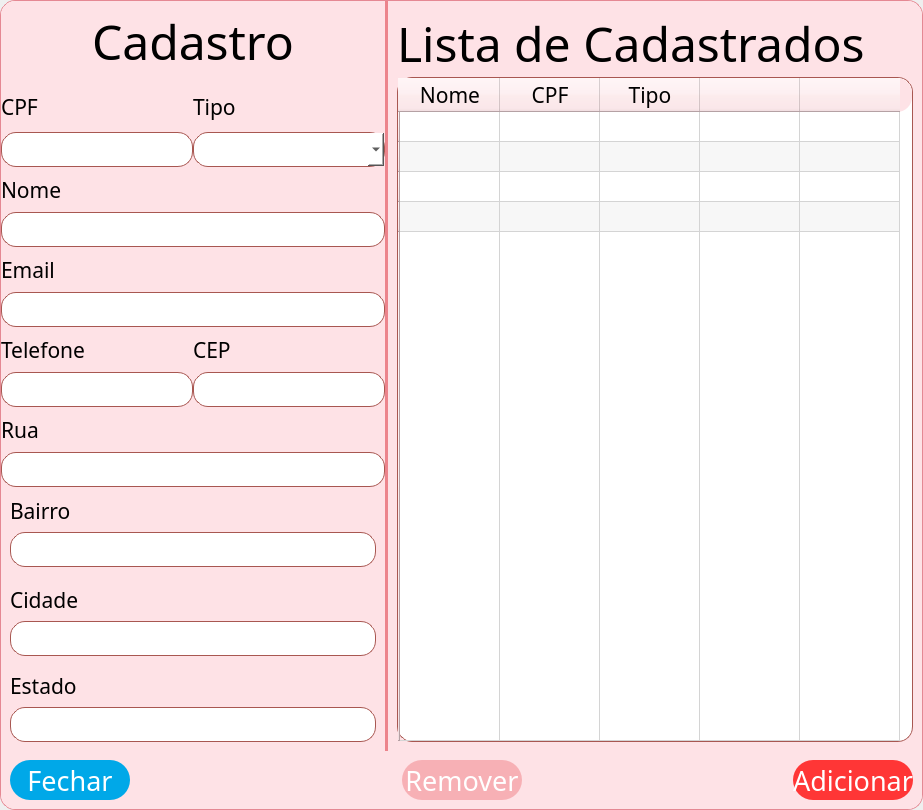
<?xml version="1.0" encoding="UTF-8"?>
<ui version="4.0">
 <class>Dialog</class>
 <widget class="QDialog" name="Dialog">
  <property name="geometry">
   <rect>
    <x>0</x>
    <y>0</y>
    <width>923</width>
    <height>810</height>
   </rect>
  </property>
  <property name="sizePolicy">
   <sizepolicy hsizetype="Preferred" vsizetype="Preferred">
    <horstretch>0</horstretch>
    <verstretch>0</verstretch>
   </sizepolicy>
  </property>
  <property name="minimumSize">
   <size>
    <width>923</width>
    <height>0</height>
   </size>
  </property>
  <property name="windowTitle">
   <string>Dialog</string>
  </property>
  <layout class="QVBoxLayout" name="verticalLayout_3">
   <property name="spacing">
    <number>0</number>
   </property>
   <property name="leftMargin">
    <number>0</number>
   </property>
   <property name="topMargin">
    <number>0</number>
   </property>
   <property name="rightMargin">
    <number>0</number>
   </property>
   <property name="bottomMargin">
    <number>0</number>
   </property>
   <item>
    <widget class="QFrame" name="frame">
     <property name="styleSheet">
      <string notr="true">background-color: #FEE2E6;border-radius: 15px;border: 1px solid #E58893</string>
     </property>
     <property name="frameShape">
      <enum>QFrame::StyledPanel</enum>
     </property>
     <property name="frameShadow">
      <enum>QFrame::Raised</enum>
     </property>
     <layout class="QVBoxLayout" name="verticalLayout_2">
      <property name="spacing">
       <number>0</number>
      </property>
      <property name="leftMargin">
       <number>0</number>
      </property>
      <property name="topMargin">
       <number>0</number>
      </property>
      <property name="rightMargin">
       <number>0</number>
      </property>
      <property name="bottomMargin">
       <number>0</number>
      </property>
      <item>
       <widget class="QFrame" name="frame_2">
        <property name="styleSheet">
         <string notr="true">QFrame{background-color: #FEE2E6;border-top-left-radius: 15px; border-bottom-left-radius: 15px; border-top-right-radius: 15px; border-bottom-right-radius: 15px; border: none}
QLineEdit{background-color: #fff; border-radius: 15px; padding-left: 0.5em; padding-right: 0.5em; border: 1px solid #A85751; height: 30px}
QLineEdit:focus{outline:0; border: 2px solid #A85751}
QComboBox{background-color: #fff; border-radius: 15px; padding-left: 0.5em; padding-right: 0.5em; border: 1px solid #A85751;scrollbar-width: thin;
  scrollbar-color: #F9EDEC;}
QComboBox:focus{outline:0; border: 2px solid #A85751}
</string>
        </property>
        <property name="frameShape">
         <enum>QFrame::StyledPanel</enum>
        </property>
        <property name="frameShadow">
         <enum>QFrame::Raised</enum>
        </property>
        <layout class="QGridLayout" name="gridLayout_2">
         <property name="leftMargin">
          <number>0</number>
         </property>
         <property name="topMargin">
          <number>0</number>
         </property>
         <property name="rightMargin">
          <number>0</number>
         </property>
         <property name="bottomMargin">
          <number>0</number>
         </property>
         <property name="spacing">
          <number>0</number>
         </property>
         <item row="0" column="2">
          <widget class="QFrame" name="frame_17">
           <property name="frameShape">
            <enum>QFrame::StyledPanel</enum>
           </property>
           <property name="frameShadow">
            <enum>QFrame::Raised</enum>
           </property>
           <layout class="QHBoxLayout" name="horizontalLayout_6">
            <property name="leftMargin">
             <number>9</number>
            </property>
            <item>
             <widget class="QFrame" name="frame_18">
              <property name="styleSheet">
               <string notr="true">border:0px;</string>
              </property>
              <property name="frameShape">
               <enum>QFrame::StyledPanel</enum>
              </property>
              <property name="frameShadow">
               <enum>QFrame::Raised</enum>
              </property>
              <layout class="QVBoxLayout" name="verticalLayout">
               <property name="spacing">
                <number>0</number>
               </property>
               <property name="leftMargin">
                <number>0</number>
               </property>
               <property name="topMargin">
                <number>0</number>
               </property>
               <property name="rightMargin">
                <number>0</number>
               </property>
               <property name="bottomMargin">
                <number>0</number>
               </property>
               <item>
                <widget class="QLabel" name="label_Lista_de_Cadastrados_Oficinas_as">
                 <property name="font">
                  <font>
                   <family>Abel</family>
                   <pointsize>36</pointsize>
                  </font>
                 </property>
                 <property name="text">
                  <string>Lista de Cadastrados</string>
                 </property>
                </widget>
               </item>
               <item>
                <widget class="QTableWidget" name="tabela_lista_de_cadastro_Oficinas_as">
                 <property name="font">
                  <font>
                   <family>Abel</family>
                   <pointsize>16</pointsize>
                  </font>
                 </property>
                 <property name="styleSheet">
                  <string notr="true">QTableWidget{background-color: #fff; border-radius: 15px; padding-left: 0.5em; padding-right: 0.5em; border: 1px solid #A85751;scrollbar-width: thin;
  scrollbar-color: #F9EDEC;}
QTableWidgetfocus{outline:0; border: 2px solid #A85751}
</string>
                 </property>
                 <property name="frameShadow">
                  <enum>QFrame::Sunken</enum>
                 </property>
                 <property name="lineWidth">
                  <number>1</number>
                 </property>
                 <property name="verticalScrollBarPolicy">
                  <enum>Qt::ScrollBarAsNeeded</enum>
                 </property>
                 <property name="horizontalScrollBarPolicy">
                  <enum>Qt::ScrollBarAlwaysOff</enum>
                 </property>
                 <property name="sizeAdjustPolicy">
                  <enum>QAbstractScrollArea::AdjustToContentsOnFirstShow</enum>
                 </property>
                 <property name="alternatingRowColors">
                  <bool>true</bool>
                 </property>
                 <property name="showGrid">
                  <bool>true</bool>
                 </property>
                 <property name="gridStyle">
                  <enum>Qt::SolidLine</enum>
                 </property>
                 <property name="sortingEnabled">
                  <bool>false</bool>
                 </property>
                 <property name="wordWrap">
                  <bool>false</bool>
                 </property>
                 <property name="cornerButtonEnabled">
                  <bool>false</bool>
                 </property>
                 <attribute name="verticalHeaderHighlightSections">
                  <bool>true</bool>
                 </attribute>
                 <attribute name="verticalHeaderShowSortIndicator" stdset="0">
                  <bool>true</bool>
                 </attribute>
                 <attribute name="verticalHeaderStretchLastSection">
                  <bool>true</bool>
                 </attribute>
                 <row>
                  <property name="text">
                   <string/>
                  </property>
                 </row>
                 <row>
                  <property name="text">
                   <string/>
                  </property>
                 </row>
                 <row>
                  <property name="text">
                   <string/>
                  </property>
                 </row>
                 <row>
                  <property name="text">
                   <string/>
                  </property>
                 </row>
                 <row>
                  <property name="text">
                   <string/>
                  </property>
                 </row>
                 <column>
                  <property name="text">
                   <string>Nome</string>
                  </property>
                  <property name="font">
                   <font>
                    <family>Abel</family>
                    <pointsize>16</pointsize>
                   </font>
                  </property>
                  <property name="background">
                   <color>
                    <red>255</red>
                    <green>198</green>
                    <blue>201</blue>
                   </color>
                  </property>
                 </column>
                 <column>
                  <property name="text">
                   <string>CPF</string>
                  </property>
                  <property name="font">
                   <font>
                    <family>Abel</family>
                    <pointsize>16</pointsize>
                   </font>
                  </property>
                  <property name="background">
                   <color>
                    <red>255</red>
                    <green>198</green>
                    <blue>201</blue>
                   </color>
                  </property>
                 </column>
                 <column>
                  <property name="text">
                   <string>Tipo</string>
                  </property>
                  <property name="font">
                   <font>
                    <family>Abel</family>
                    <pointsize>16</pointsize>
                   </font>
                  </property>
                  <property name="background">
                   <color>
                    <red>255</red>
                    <green>198</green>
                    <blue>201</blue>
                   </color>
                  </property>
                 </column>
                 <column>
                  <property name="text">
                   <string/>
                  </property>
                 </column>
                 <column>
                  <property name="text">
                   <string/>
                  </property>
                  <property name="font">
                   <font>
                    <family>Abel</family>
                    <pointsize>12</pointsize>
                   </font>
                  </property>
                 </column>
                 <item row="0" column="0">
                  <property name="text">
                   <string/>
                  </property>
                 </item>
                </widget>
               </item>
              </layout>
             </widget>
            </item>
           </layout>
          </widget>
         </item>
         <item row="0" column="1">
          <widget class="QFrame" name="frame_16">
           <property name="frameShape">
            <enum>QFrame::StyledPanel</enum>
           </property>
           <property name="frameShadow">
            <enum>QFrame::Raised</enum>
           </property>
           <layout class="QHBoxLayout" name="horizontalLayout_4">
            <property name="spacing">
             <number>0</number>
            </property>
            <property name="leftMargin">
             <number>0</number>
            </property>
            <property name="topMargin">
             <number>0</number>
            </property>
            <property name="rightMargin">
             <number>0</number>
            </property>
            <property name="bottomMargin">
             <number>0</number>
            </property>
            <item>
             <widget class="Line" name="line_linha_Oficinas_as">
              <property name="styleSheet">
               <string notr="true">background-color: rgb(236, 132, 140);
border:0px;</string>
              </property>
              <property name="orientation">
               <enum>Qt::Vertical</enum>
              </property>
             </widget>
            </item>
           </layout>
          </widget>
         </item>
         <item row="1" column="0" colspan="3">
          <widget class="QFrame" name="frame_15">
           <property name="frameShape">
            <enum>QFrame::StyledPanel</enum>
           </property>
           <property name="frameShadow">
            <enum>QFrame::Raised</enum>
           </property>
           <layout class="QHBoxLayout" name="horizontalLayout_3">
            <property name="spacing">
             <number>6</number>
            </property>
            <property name="leftMargin">
             <number>9</number>
            </property>
            <property name="topMargin">
             <number>9</number>
            </property>
            <property name="rightMargin">
             <number>9</number>
            </property>
            <property name="bottomMargin">
             <number>9</number>
            </property>
            <item>
             <widget class="QPushButton" name="btn_fechar_popup_oficinas_as">
              <property name="minimumSize">
               <size>
                <width>120</width>
                <height>40</height>
               </size>
              </property>
              <property name="maximumSize">
               <size>
                <width>120</width>
                <height>40</height>
               </size>
              </property>
              <property name="font">
               <font>
                <family>Abel</family>
                <pointsize>20</pointsize>
               </font>
              </property>
              <property name="cursor">
               <cursorShape>PointingHandCursor</cursorShape>
              </property>
              <property name="styleSheet">
               <string notr="true">QPushButton{color: #fff; background-color: #00A8E8; border-radius: 20px; border: none}
QPushButton:hover{background-color: #23B2EE}
QPushButton:focus{outline:0}</string>
              </property>
              <property name="text">
               <string>Fechar</string>
              </property>
             </widget>
            </item>
            <item>
             <spacer name="horizontalSpacer_2">
              <property name="orientation">
               <enum>Qt::Horizontal</enum>
              </property>
              <property name="sizeHint" stdset="0">
               <size>
                <width>40</width>
                <height>20</height>
               </size>
              </property>
             </spacer>
            </item>
            <item>
             <widget class="QPushButton" name="btn_remover_popup_oficinas_as">
              <property name="minimumSize">
               <size>
                <width>120</width>
                <height>40</height>
               </size>
              </property>
              <property name="maximumSize">
               <size>
                <width>120</width>
                <height>40</height>
               </size>
              </property>
              <property name="font">
               <font>
                <family>Abel</family>
                <pointsize>20</pointsize>
               </font>
              </property>
              <property name="cursor">
               <cursorShape>PointingHandCursor</cursorShape>
              </property>
              <property name="styleSheet">
               <string notr="true">QPushButton{color: #fff; background-color: #F7B0B5; border-radius: 20px; border: none}
QPushButton:hover{background-color: #EC848C}
QPushButton:focus{outline:0}</string>
              </property>
              <property name="text">
               <string>Remover</string>
              </property>
             </widget>
            </item>
            <item>
             <spacer name="horizontalSpacer">
              <property name="orientation">
               <enum>Qt::Horizontal</enum>
              </property>
              <property name="sizeHint" stdset="0">
               <size>
                <width>40</width>
                <height>20</height>
               </size>
              </property>
             </spacer>
            </item>
            <item>
             <widget class="QPushButton" name="btn_adicionar_popup_oficinas_as">
              <property name="minimumSize">
               <size>
                <width>120</width>
                <height>40</height>
               </size>
              </property>
              <property name="maximumSize">
               <size>
                <width>120</width>
                <height>40</height>
               </size>
              </property>
              <property name="font">
               <font>
                <family>Abel</family>
                <pointsize>20</pointsize>
               </font>
              </property>
              <property name="cursor">
               <cursorShape>PointingHandCursor</cursorShape>
              </property>
              <property name="styleSheet">
               <string notr="true">QPushButton{color: #fff; background-color: #FF3636; border-radius: 20px; border: none}
QPushButton:hover{background-color: #EC848C}
QPushButton:focus{outline:0}</string>
              </property>
              <property name="text">
               <string>Adicionar</string>
              </property>
             </widget>
            </item>
           </layout>
          </widget>
         </item>
         <item row="0" column="0">
          <widget class="QFrame" name="frame_13">
           <property name="styleSheet">
            <string notr="true"/>
           </property>
           <property name="frameShape">
            <enum>QFrame::StyledPanel</enum>
           </property>
           <property name="frameShadow">
            <enum>QFrame::Raised</enum>
           </property>
           <layout class="QGridLayout" name="gridLayout">
            <property name="leftMargin">
             <number>0</number>
            </property>
            <property name="topMargin">
             <number>0</number>
            </property>
            <property name="rightMargin">
             <number>0</number>
            </property>
            <property name="bottomMargin">
             <number>0</number>
            </property>
            <property name="spacing">
             <number>0</number>
            </property>
            <item row="0" column="0" colspan="2">
             <widget class="QFrame" name="frame_14">
              <property name="frameShape">
               <enum>QFrame::StyledPanel</enum>
              </property>
              <property name="frameShadow">
               <enum>QFrame::Raised</enum>
              </property>
              <layout class="QHBoxLayout" name="horizontalLayout_5">
               <property name="spacing">
                <number>0</number>
               </property>
               <property name="leftMargin">
                <number>0</number>
               </property>
               <property name="topMargin">
                <number>0</number>
               </property>
               <property name="rightMargin">
                <number>0</number>
               </property>
               <property name="bottomMargin">
                <number>0</number>
               </property>
               <item>
                <spacer name="horizontalSpacer_3">
                 <property name="orientation">
                  <enum>Qt::Horizontal</enum>
                 </property>
                 <property name="sizeHint" stdset="0">
                  <size>
                   <width>40</width>
                   <height>20</height>
                  </size>
                 </property>
                </spacer>
               </item>
               <item>
                <widget class="QLabel" name="label_cadastro_popup_oficinas_as">
                 <property name="font">
                  <font>
                   <family>Abel</family>
                   <pointsize>36</pointsize>
                  </font>
                 </property>
                 <property name="text">
                  <string>Cadastro</string>
                 </property>
                </widget>
               </item>
               <item>
                <spacer name="horizontalSpacer_4">
                 <property name="orientation">
                  <enum>Qt::Horizontal</enum>
                 </property>
                 <property name="sizeHint" stdset="0">
                  <size>
                   <width>40</width>
                   <height>20</height>
                  </size>
                 </property>
                </spacer>
               </item>
              </layout>
             </widget>
            </item>
            <item row="7" column="0" colspan="2">
             <widget class="QFrame" name="frame_9">
              <property name="frameShape">
               <enum>QFrame::StyledPanel</enum>
              </property>
              <property name="frameShadow">
               <enum>QFrame::Raised</enum>
              </property>
              <layout class="QVBoxLayout" name="verticalLayout_10">
               <property name="spacing">
                <number>0</number>
               </property>
               <property name="leftMargin">
                <number>0</number>
               </property>
               <property name="topMargin">
                <number>0</number>
               </property>
               <property name="rightMargin">
                <number>0</number>
               </property>
               <property name="bottomMargin">
                <number>0</number>
               </property>
               <item>
                <widget class="QLabel" name="label_rua_popup_oficinas_as">
                 <property name="font">
                  <font>
                   <family>Abel</family>
                   <pointsize>16</pointsize>
                  </font>
                 </property>
                 <property name="text">
                  <string>Rua</string>
                 </property>
                </widget>
               </item>
               <item>
                <widget class="QLineEdit" name="input_rua_popup_oficinas_as">
                 <property name="minimumSize">
                  <size>
                   <width>0</width>
                   <height>35</height>
                  </size>
                 </property>
                 <property name="maximumSize">
                  <size>
                   <width>16777215</width>
                   <height>35</height>
                  </size>
                 </property>
                 <property name="font">
                  <font>
                   <family>Abel</family>
                   <pointsize>16</pointsize>
                  </font>
                 </property>
                 <property name="styleSheet">
                  <string notr="true"/>
                 </property>
                </widget>
               </item>
              </layout>
             </widget>
            </item>
            <item row="9" column="0" colspan="2">
             <widget class="QFrame" name="frame_11">
              <property name="frameShape">
               <enum>QFrame::StyledPanel</enum>
              </property>
              <property name="frameShadow">
               <enum>QFrame::Raised</enum>
              </property>
              <layout class="QVBoxLayout" name="verticalLayout_14">
               <property name="spacing">
                <number>6</number>
               </property>
               <property name="leftMargin">
                <number>9</number>
               </property>
               <property name="topMargin">
                <number>9</number>
               </property>
               <property name="rightMargin">
                <number>9</number>
               </property>
               <property name="bottomMargin">
                <number>6</number>
               </property>
               <item>
                <widget class="QLabel" name="label_cidade_popup_oficinas_as_2">
                 <property name="font">
                  <font>
                   <family>Abel</family>
                   <pointsize>16</pointsize>
                  </font>
                 </property>
                 <property name="text">
                  <string>Cidade</string>
                 </property>
                </widget>
               </item>
               <item>
                <widget class="QLineEdit" name="input_cidade_popup_oficinas_as">
                 <property name="minimumSize">
                  <size>
                   <width>0</width>
                   <height>35</height>
                  </size>
                 </property>
                 <property name="maximumSize">
                  <size>
                   <width>16777215</width>
                   <height>35</height>
                  </size>
                 </property>
                 <property name="font">
                  <font>
                   <family>Abel</family>
                   <pointsize>16</pointsize>
                  </font>
                 </property>
                 <property name="styleSheet">
                  <string notr="true"/>
                 </property>
                </widget>
               </item>
              </layout>
             </widget>
            </item>
            <item row="3" column="0" colspan="2">
             <widget class="QFrame" name="frame_5">
              <property name="frameShape">
               <enum>QFrame::StyledPanel</enum>
              </property>
              <property name="frameShadow">
               <enum>QFrame::Raised</enum>
              </property>
              <layout class="QVBoxLayout" name="verticalLayout_5">
               <property name="spacing">
                <number>0</number>
               </property>
               <property name="leftMargin">
                <number>0</number>
               </property>
               <property name="topMargin">
                <number>0</number>
               </property>
               <property name="rightMargin">
                <number>0</number>
               </property>
               <property name="bottomMargin">
                <number>0</number>
               </property>
               <item>
                <widget class="QLabel" name="label_nome_popup_oficinas_as">
                 <property name="font">
                  <font>
                   <family>Abel</family>
                   <pointsize>16</pointsize>
                  </font>
                 </property>
                 <property name="text">
                  <string>Nome</string>
                 </property>
                </widget>
               </item>
               <item>
                <widget class="QLineEdit" name="input_nome_popup_oficinas_as">
                 <property name="minimumSize">
                  <size>
                   <width>0</width>
                   <height>35</height>
                  </size>
                 </property>
                 <property name="maximumSize">
                  <size>
                   <width>16777215</width>
                   <height>35</height>
                  </size>
                 </property>
                 <property name="font">
                  <font>
                   <family>Abel</family>
                   <pointsize>16</pointsize>
                  </font>
                 </property>
                 <property name="styleSheet">
                  <string notr="true"/>
                 </property>
                </widget>
               </item>
              </layout>
             </widget>
            </item>
            <item row="4" column="0" colspan="2">
             <widget class="QFrame" name="frame_6">
              <property name="frameShape">
               <enum>QFrame::StyledPanel</enum>
              </property>
              <property name="frameShadow">
               <enum>QFrame::Raised</enum>
              </property>
              <layout class="QVBoxLayout" name="verticalLayout_7">
               <property name="spacing">
                <number>0</number>
               </property>
               <property name="leftMargin">
                <number>0</number>
               </property>
               <property name="topMargin">
                <number>0</number>
               </property>
               <property name="rightMargin">
                <number>0</number>
               </property>
               <property name="bottomMargin">
                <number>0</number>
               </property>
               <item>
                <widget class="QLabel" name="label_Email_popup_oficinas_as">
                 <property name="font">
                  <font>
                   <family>Abel</family>
                   <pointsize>16</pointsize>
                  </font>
                 </property>
                 <property name="text">
                  <string>Email</string>
                 </property>
                </widget>
               </item>
               <item>
                <widget class="QLineEdit" name="input_Email_popup_oficinas_as">
                 <property name="minimumSize">
                  <size>
                   <width>0</width>
                   <height>35</height>
                  </size>
                 </property>
                 <property name="maximumSize">
                  <size>
                   <width>16777215</width>
                   <height>35</height>
                  </size>
                 </property>
                 <property name="font">
                  <font>
                   <family>Abel</family>
                   <pointsize>16</pointsize>
                  </font>
                 </property>
                 <property name="styleSheet">
                  <string notr="true"/>
                 </property>
                </widget>
               </item>
              </layout>
             </widget>
            </item>
            <item row="5" column="0">
             <widget class="QFrame" name="frame_7">
              <property name="frameShape">
               <enum>QFrame::StyledPanel</enum>
              </property>
              <property name="frameShadow">
               <enum>QFrame::Raised</enum>
              </property>
              <layout class="QVBoxLayout" name="verticalLayout_8">
               <property name="spacing">
                <number>0</number>
               </property>
               <property name="leftMargin">
                <number>0</number>
               </property>
               <property name="topMargin">
                <number>0</number>
               </property>
               <property name="rightMargin">
                <number>0</number>
               </property>
               <property name="bottomMargin">
                <number>0</number>
               </property>
               <item>
                <widget class="QLabel" name="label_Telefone_popup_oficinas_as">
                 <property name="font">
                  <font>
                   <family>Abel</family>
                   <pointsize>16</pointsize>
                  </font>
                 </property>
                 <property name="text">
                  <string>Telefone</string>
                 </property>
                </widget>
               </item>
               <item>
                <widget class="QLineEdit" name="input_Telefone_popup_oficinas_as">
                 <property name="minimumSize">
                  <size>
                   <width>0</width>
                   <height>35</height>
                  </size>
                 </property>
                 <property name="maximumSize">
                  <size>
                   <width>16777215</width>
                   <height>35</height>
                  </size>
                 </property>
                 <property name="font">
                  <font>
                   <family>Abel</family>
                   <pointsize>16</pointsize>
                  </font>
                 </property>
                 <property name="styleSheet">
                  <string notr="true"/>
                 </property>
                </widget>
               </item>
              </layout>
             </widget>
            </item>
            <item row="8" column="0" colspan="2">
             <widget class="QFrame" name="frame_10">
              <property name="frameShape">
               <enum>QFrame::StyledPanel</enum>
              </property>
              <property name="frameShadow">
               <enum>QFrame::Raised</enum>
              </property>
              <layout class="QVBoxLayout" name="verticalLayout_13">
               <property name="spacing">
                <number>6</number>
               </property>
               <property name="leftMargin">
                <number>9</number>
               </property>
               <property name="topMargin">
                <number>9</number>
               </property>
               <property name="rightMargin">
                <number>9</number>
               </property>
               <property name="bottomMargin">
                <number>9</number>
               </property>
               <item>
                <widget class="QLabel" name="label_bairro_popup_oficinas_as">
                 <property name="font">
                  <font>
                   <family>Abel</family>
                   <pointsize>16</pointsize>
                  </font>
                 </property>
                 <property name="text">
                  <string>Bairro</string>
                 </property>
                </widget>
               </item>
               <item>
                <widget class="QLineEdit" name="input_bairro_popup_oficinas_as">
                 <property name="minimumSize">
                  <size>
                   <width>0</width>
                   <height>35</height>
                  </size>
                 </property>
                 <property name="maximumSize">
                  <size>
                   <width>16777215</width>
                   <height>35</height>
                  </size>
                 </property>
                 <property name="font">
                  <font>
                   <family>Abel</family>
                   <pointsize>16</pointsize>
                  </font>
                 </property>
                 <property name="styleSheet">
                  <string notr="true"/>
                 </property>
                </widget>
               </item>
              </layout>
             </widget>
            </item>
            <item row="5" column="1">
             <widget class="QFrame" name="frame_8">
              <property name="frameShape">
               <enum>QFrame::StyledPanel</enum>
              </property>
              <property name="frameShadow">
               <enum>QFrame::Raised</enum>
              </property>
              <layout class="QVBoxLayout" name="verticalLayout_9">
               <property name="spacing">
                <number>0</number>
               </property>
               <property name="leftMargin">
                <number>0</number>
               </property>
               <property name="topMargin">
                <number>0</number>
               </property>
               <property name="rightMargin">
                <number>0</number>
               </property>
               <property name="bottomMargin">
                <number>0</number>
               </property>
               <item>
                <widget class="QLabel" name="label_cep_popup_oficinas_as">
                 <property name="font">
                  <font>
                   <family>Abel</family>
                   <pointsize>16</pointsize>
                  </font>
                 </property>
                 <property name="text">
                  <string>CEP</string>
                 </property>
                </widget>
               </item>
               <item>
                <widget class="QLineEdit" name="input_cep_popup_oficinas_as">
                 <property name="minimumSize">
                  <size>
                   <width>0</width>
                   <height>35</height>
                  </size>
                 </property>
                 <property name="maximumSize">
                  <size>
                   <width>16777215</width>
                   <height>35</height>
                  </size>
                 </property>
                 <property name="font">
                  <font>
                   <family>Abel</family>
                   <pointsize>16</pointsize>
                  </font>
                 </property>
                 <property name="styleSheet">
                  <string notr="true"/>
                 </property>
                </widget>
               </item>
              </layout>
             </widget>
            </item>
            <item row="10" column="0" colspan="2">
             <widget class="QFrame" name="frame_12">
              <property name="frameShape">
               <enum>QFrame::StyledPanel</enum>
              </property>
              <property name="frameShadow">
               <enum>QFrame::Raised</enum>
              </property>
              <layout class="QVBoxLayout" name="verticalLayout_15">
               <property name="spacing">
                <number>6</number>
               </property>
               <property name="leftMargin">
                <number>9</number>
               </property>
               <property name="topMargin">
                <number>9</number>
               </property>
               <property name="rightMargin">
                <number>9</number>
               </property>
               <property name="bottomMargin">
                <number>9</number>
               </property>
               <item>
                <widget class="QLabel" name="label_estado_popup_oficinas_as_3">
                 <property name="font">
                  <font>
                   <family>Abel</family>
                   <pointsize>16</pointsize>
                  </font>
                 </property>
                 <property name="text">
                  <string>Estado</string>
                 </property>
                </widget>
               </item>
               <item>
                <widget class="QLineEdit" name="input_estado_popup_oficinas_as_3">
                 <property name="minimumSize">
                  <size>
                   <width>0</width>
                   <height>35</height>
                  </size>
                 </property>
                 <property name="maximumSize">
                  <size>
                   <width>16777215</width>
                   <height>35</height>
                  </size>
                 </property>
                 <property name="font">
                  <font>
                   <family>Abel</family>
                   <pointsize>16</pointsize>
                  </font>
                 </property>
                 <property name="styleSheet">
                  <string notr="true"/>
                 </property>
                </widget>
               </item>
              </layout>
             </widget>
            </item>
            <item row="2" column="0">
             <widget class="QFrame" name="frame_3">
              <property name="frameShape">
               <enum>QFrame::StyledPanel</enum>
              </property>
              <property name="frameShadow">
               <enum>QFrame::Raised</enum>
              </property>
              <layout class="QVBoxLayout" name="verticalLayout_4">
               <property name="spacing">
                <number>0</number>
               </property>
               <property name="leftMargin">
                <number>0</number>
               </property>
               <property name="topMargin">
                <number>0</number>
               </property>
               <property name="rightMargin">
                <number>0</number>
               </property>
               <property name="bottomMargin">
                <number>0</number>
               </property>
               <item>
                <widget class="QLabel" name="label_cpf_popup_oficinas_as">
                 <property name="font">
                  <font>
                   <family>Abel</family>
                   <pointsize>16</pointsize>
                  </font>
                 </property>
                 <property name="text">
                  <string>CPF</string>
                 </property>
                </widget>
               </item>
               <item>
                <widget class="QLineEdit" name="input_cpf_popup_oficinas_as">
                 <property name="minimumSize">
                  <size>
                   <width>0</width>
                   <height>35</height>
                  </size>
                 </property>
                 <property name="maximumSize">
                  <size>
                   <width>16777215</width>
                   <height>35</height>
                  </size>
                 </property>
                 <property name="font">
                  <font>
                   <family>Abel</family>
                   <pointsize>16</pointsize>
                  </font>
                 </property>
                 <property name="styleSheet">
                  <string notr="true"/>
                 </property>
                </widget>
               </item>
              </layout>
             </widget>
            </item>
            <item row="2" column="1">
             <widget class="QFrame" name="frame_4">
              <property name="minimumSize">
               <size>
                <width>192</width>
                <height>86</height>
               </size>
              </property>
              <property name="frameShape">
               <enum>QFrame::StyledPanel</enum>
              </property>
              <property name="frameShadow">
               <enum>QFrame::Raised</enum>
              </property>
              <layout class="QVBoxLayout" name="verticalLayout_6">
               <property name="spacing">
                <number>0</number>
               </property>
               <property name="leftMargin">
                <number>0</number>
               </property>
               <property name="topMargin">
                <number>0</number>
               </property>
               <property name="rightMargin">
                <number>0</number>
               </property>
               <property name="bottomMargin">
                <number>0</number>
               </property>
               <item>
                <widget class="QLabel" name="label_tipo_popup_oficinas_as">
                 <property name="font">
                  <font>
                   <family>Abel</family>
                   <pointsize>16</pointsize>
                  </font>
                 </property>
                 <property name="text">
                  <string>Tipo</string>
                 </property>
                </widget>
               </item>
               <item>
                <widget class="QComboBox" name="comboBox_tipo_popup_oficinas_as">
                 <property name="minimumSize">
                  <size>
                   <width>192</width>
                   <height>35</height>
                  </size>
                 </property>
                 <property name="font">
                  <font>
                   <family>Abel</family>
                  </font>
                 </property>
                 <property name="styleSheet">
                  <string notr="true"/>
                 </property>
                 <property name="editable">
                  <bool>false</bool>
                 </property>
                </widget>
               </item>
              </layout>
             </widget>
            </item>
           </layout>
          </widget>
         </item>
        </layout>
       </widget>
      </item>
     </layout>
    </widget>
   </item>
  </layout>
 </widget>
 <resources/>
 <connections/>
</ui>
